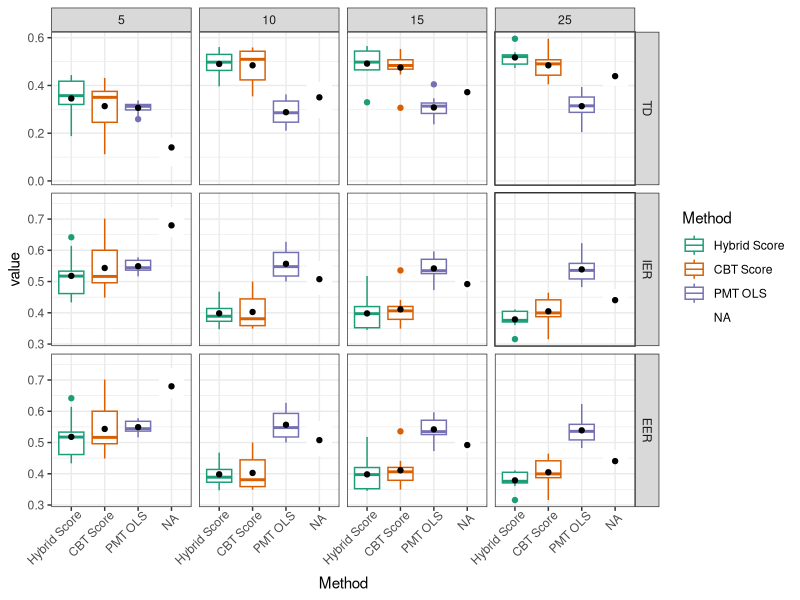
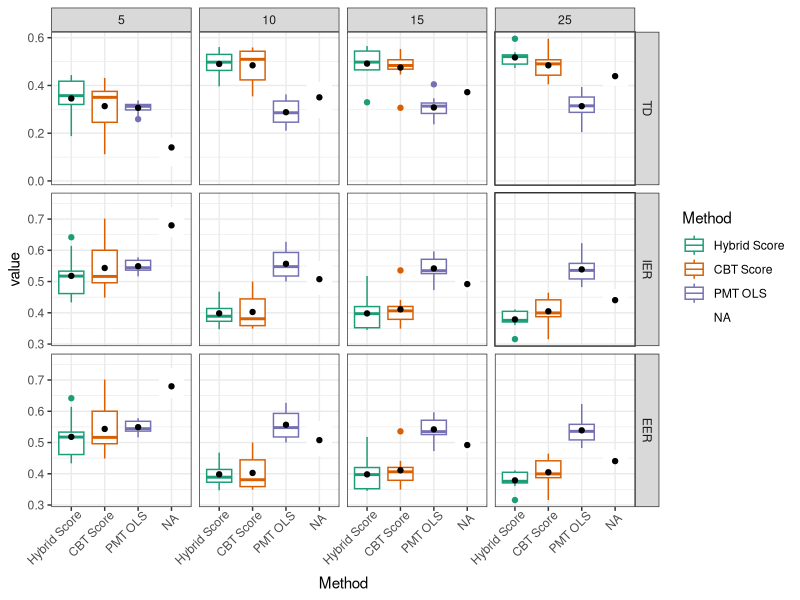

The R source for these figures, in order:
library(dplyr)
library(ggplot2)
library(reshape2)
all_results <- read.csv("Hillebrecht Analysis/all_results.csv")

all_coef <- read.csv("Hillebrecht Analysis/all_coef.csv")

all_results %>%  mutate(IER = 1-Precision,
                        EER = 1-Sensitivity) %>%
  melt(id.var = c("Method", "CBT_ncomm")) %>%
  mutate(Method = factor(Method, levels = c("Hybrid Score","CBT Score", "CBT Logit", "PMT OLS"),
                         labels = c("Hybrid Score","CBT Score", "CBT Probit", "PMT OLS"))) %>%
  group_by(Method, CBT_ncomm, variable) %>%
  mutate(mean = median(value ))%>%ungroup%>%
  subset(variable %in% c("TD", "IER", "EER")  )%>%#& !Method %in% c("CBT Probit", "PMT OLS")
  ggplot() + 
  geom_boxplot(aes(x = Method, y = value, colour = Method, group = interaction(CBT_ncomm, Method))) + 
  stat_summary(aes(x = Method, y = value, colour = Method, group = interaction(CBT_ncomm, Method)),
               fun=mean, geom="point", color="black")+
  facet_grid(variable~CBT_ncomm, scales = "free")+ theme_bw() +
  theme(axis.text.x = element_text(angle = 45, hjust = .9))  +
  scale_colour_brewer(type = "qual", palette = "Dark2")
ggsave("Hillebrecht Analysis/all_results.pdf")
